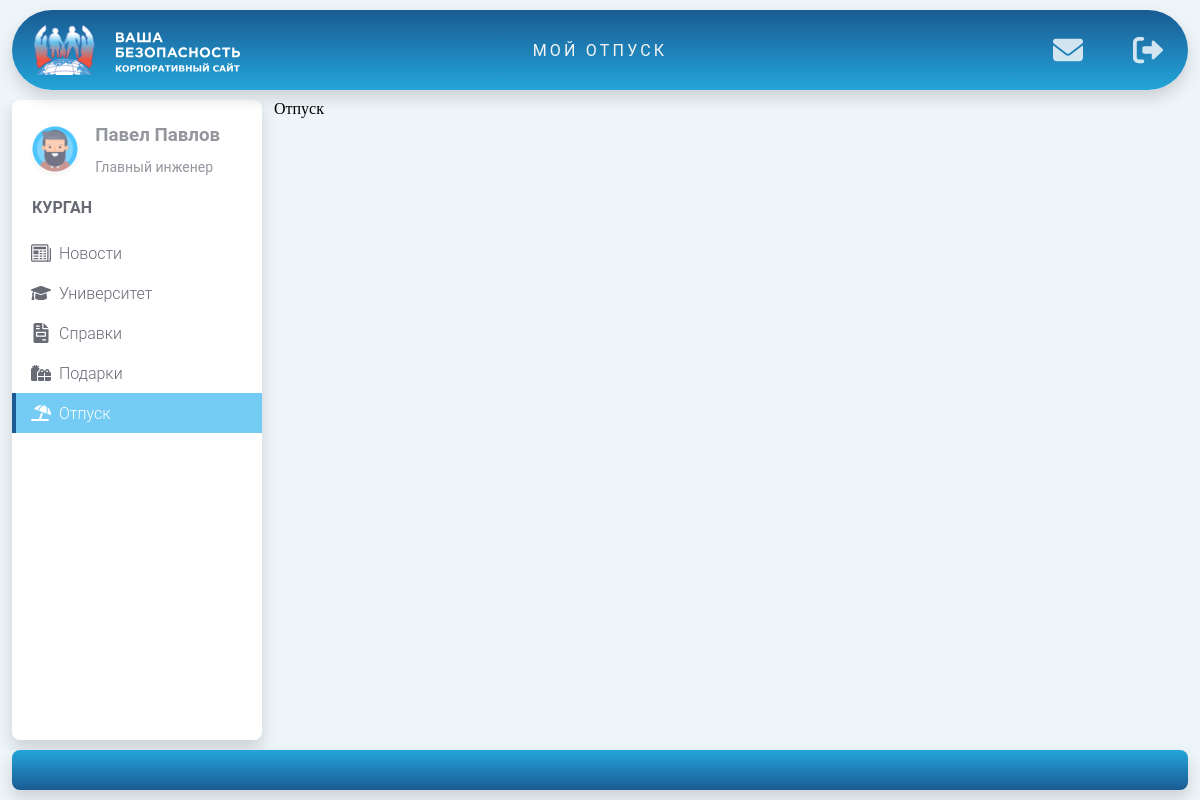
The page /vacation/ (signed in) on the database its author committed.
### users/models.py (models this page shows, shortened)
class Users(AbstractBaseUser, PermissionsMixin):
    name = models.CharField(max_length=150, verbose_name='Имя')
    surname = models.CharField(max_length=150, verbose_name='Фамилия')
    patronymic = models.CharField(max_length=150, verbose_name='Отчество', null=True, blank=True)
    job_title = models.ForeignKey('JobTitles', on_delete=models.PROTECT, related_name='users',
                                  verbose_name='Должность', null=True, blank=True)
    email = models.EmailField(max_length=150, verbose_name='E-mail', unique=True)
    phone_regex = RegexValidator(regex=r"^\+?1?\d{8,15}$")
    phone = models.CharField(validators=[phone_regex], max_length=16, null=True, blank=True,
                             verbose_name='Номер телефона')
    date_of_birth = models.DateField(verbose_name='Дата рождения', null=True, blank=True)
    is_staff = models.BooleanField(default=False, verbose_name='Пользователь базы данных', null=True, blank=True)
    is_active = models.BooleanField(default=True, verbose_name='Активный', null=True, blank=True)
    date_joined = models.DateTimeField(auto_now_add=True, verbose_name='Дата регистрации')
    department = models.ForeignKey('Departments', on_delete=models.PROTECT, related_name='users',
                                   verbose_name='Подразделение', null=True, blank=True)
    avatar = models.ForeignKey('Avatars', on_delete=models.PROTECT, related_name='users',
                               verbose_name='Аватарка', null=True, blank=True)
    is_manager = models.BooleanField(default=False, verbose_name='Руководитель',
                                     help_text='Руководитель сможет заводить новых сотрудников в системе, удалять их из '
                                               'системы, направлять на курсы повышения квалификации')
    is_hr = models.BooleanField(default=False, verbose_name='Кадровый работник',
                                help_text='Нужен хотя-бы один кадровый работник в каждом подразделении, который будет '
                                          'иметь возможность проверять документы остальных сотрудников на '
                                          'правильность заполнения')
    USERNAME_FIELD = 'email'
    REQUIRED_FIELDS = []
    objects = UserManager()
    def __str__(self):
        return f'{self.name} {self.surname}'
    class Meta:
        verbose_name = "Пользователя"
        verbose_name_plural = "Пользователи"

class Avatars(models.Model):
    avatar = models.ImageField(upload_to='avatars/', verbose_name='Аватарки', blank=True, null=True)
    class Meta:
        verbose_name = "Аватарка"
        verbose_name_plural = "Аватарки"

class JobTitles(models.Model):
    job_title = models.CharField(max_length=150, verbose_name='Должность', null=True, blank=True)
    def __str__(self):
        return self.job_title
    class Meta:
        verbose_name = "Должность"
        verbose_name_plural = "Должности"
        ordering = ['job_title']

class Departments(models.Model):
    department = models.CharField(max_length=150, verbose_name='Город', null=True, blank=True)
    def __str__(self):
        return self.department
    class Meta:
        verbose_name = "Подразделение"
        verbose_name_plural = "Подразделения"
        ordering = ['department']

### home/models.py (models this page shows, shortened)
class WebsiteFeatures(models.Model):
    title = models.CharField(max_length=50, verbose_name='Название')
    content = models.CharField(max_length=150, verbose_name='Описание')
    image = models.ImageField(upload_to='features_img/', verbose_name='Изображение')
    is_active = models.BooleanField(default=True, verbose_name='Актуальность')
    slug = models.SlugField(max_length=25, db_index=True, unique=True, verbose_name='URL адрес | Название иконки',
                            help_text='Указывается id иконки, содержащейся в файле static/main/img/sprite.svg. Также это поле используется в качестве слага при указании на URL страницу')
    class Meta:
        verbose_name = "Возможность сайта"
        verbose_name_plural = "Возможности сайта"
        ordering = ['id']

### vacation/views.py (the view)
# urls.py: path('', index, name='gifts'),
@login_required
def index(request):
    context = {'title': 'Мой отпуск', 'menu_selected': 5,
               'menu': WebsiteFeatures.objects.filter(is_active=True)}
    return render(request, 'vacation/index.html', context)

### message/templatetags/message_tags.py (called while the page is built)
@register.inclusion_tag('message/message.html')
def show_messages(user):
    messages = Message.objects.filter(recipient=user, read_at__isnull=True,
                                      recipient_deleted_at__isnull=True).select_related('sender')
    return {'messages': messages, 'messages_count': messages.count()}

### vacation/templates/vacation/index.html
{% extends 'main/index.html' %}
{% block content_detail %}
    <div class="add-news">Отпуск</div>
{% endblock %}

### main/templates/main/index.html (shortened to what this page needs)
{% extends 'main/base.html' %}
{% load message_tags %}
{% load static %}
{% block extra_links %}
    <link rel="stylesheet" href="{% static 'main/css/style_index.css' %}">
{% endblock %}
{% block extra_buttons %}
    {% show_messages request.user %}
{% endblock %}
{% block content %}
    <main class="container">
        <nav class="sidebar">
            <a href="#" class="sidebar-header">
                {% if request.user.avatar %}
                    <img class="avatar" src="{{ request.user.avatar.avatar.url }}" alt="...">
                {% else %}
                    <img class="avatar" src="{% static 'users/img/default_avatar.png' %}" alt="...">
                {% endif %}
                <div class="sidebar-header_title">
                    <h3 class="user-name">{{ request.user }} </h3>
                    <p class="job-title">{{ request.user.job_title }}</p>
                </div>
            </a>
            <span class="division">{{ request.user.department }}</span>
            <ul class="sidebar-items">
                {% for menu_item in menu %}
                    {% if menu_item.pk == menu_selected %}
                        <li class="sidebar-item active">
                            <div class="sidebar-link">
                                <svg class="svg-sidebar">
                                    <use href="{% static 'main/img/sprite.svg' %}#{{ menu_item.slug }}"></use>
                                </svg>
                                <div class="sidebar-text">{{ menu_item.title }}</div>
                            </div>
                        </li>
                    {% else %}
                        <li class="sidebar-item">
                            <a href="{% url menu_item.slug %}" class="sidebar-link">
                                <svg class="svg-sidebar">
                                    <use href="{% static 'main/img/sprite.svg' %}#{{ menu_item.slug }}"></use>
                                </svg>
                                <div class="sidebar-text">{{ menu_item.title }}</div>
                            </a>
                        </li>
                    {% endif %}
                {% endfor %}
            </ul>
        </nav>
        {% block content_detail %}
        {% endblock %}
    </main>
{% endblock %}
{% block footer %}
    <footer class="footer">
        <div class="footer-content"></div>
    </footer>
{% endblock %}

### main/static/main/css/style.css (style rules this page uses)
:root { --color-acept: rgb(244, 73, 43); --color-start: rgb(26, 91, 147); --color-end: rgb(35, 165, 217); --color-middle: rgb(43, 128, 182); --color-gradient: linear-gradient(180deg, var(--color-start) 0%, var(--color-end) 100%); --color-gradient-reverse: linear-gradient(180deg, var(--color-end) 0%, var(--color-start) 100%); --color-text-main: #686a76; --color-background-main: #EEF5F9; --color-background-hover: rgba(0, 0, 0, .2); --shadow: 0 0.5rem 1rem rgba(0, 0, 0, 0.15); --shadow-sm: 0 0.125rem 0.25rem rgba(0, 0, 0, 0.075); }
body, html { padding: 0; margin: 0; background-color: var(--color-background-main); }

### main/static/main/css/style_index.css (style rules this page uses)
.container { margin-top: 100px; width: 100%; display: flex; flex-direction: row; }
.sidebar { color: var(--color-text-main); background: #fff; max-width: 250px; min-width: 250px; max-height: calc(100vh - 160px); min-height: calc(100vh - 160px); overflow: scroll; position: sticky; top: 100px; box-shadow: var(--shadow); margin: 0 1%; border-radius: .5em; }
.sidebar-header { display: flex; align-items: center; padding: 1.5rem 1rem; text-decoration: none; opacity: .7; }
.avatar { display: inline-block; position: relative; width: 3rem; text-align: center; border-radius: 50%; box-shadow: var(--shadow-sm); background: #fff; line-height: 3rem; max-width: 100%; height: auto; margin-left: 0.2rem; }
.sidebar-header_title { margin-left: 1rem; font-family: Roboto, sans-serif; color: var(--color-text-main); }
.user-name { margin-top: 0; margin-bottom: 0.5rem; font-weight: 700; line-height: 1.2; }
.job-title { font-size: 0.875rem; font-weight: 400; margin-bottom: 0; line-height: 1; }
.division { display: flex; font-family: Roboto, sans-serif; text-transform: uppercase; font-weight: 600; color: var(--color-text-main); font-size: 1rem; letter-spacing: 0; padding-left: 20px; }
.sidebar-items { padding-left: 0; list-style: none; }
.sidebar-item.active > .sidebar-link { color: #fff; border-left: 4px solid #1A5B93; background: #74ccf5; }
.sidebar-link { display: flex; position: relative; overflow: hidden; padding: 10px 15px; font-family: Roboto, sans-serif; text-decoration: none; text-overflow: ellipsis; color: inherit; border-left: 4px solid transparent; font-size: 1rem; font-weight: 300; align-items: center; }
.svg-sidebar { width: 20px; height: 20px; vertical-align: text-bottom; color: inherit; fill: currentColor; margin-right: 0.5rem }
.footer { position: fixed; bottom: 0; height: 50px; width: 100%; display: flex; justify-content: center; background-color: #EEF5F9; }
.footer-content { width: 98%; height: 80%; background: var(--color-gradient-reverse); box-shadow: var(--shadow); border-radius: .5em; }

### rows shown on the page
Users: user.avatar.avatar (picture), user "Павел Павлов", user.job_title "Главный инженер", user.department "КУРГАН"
WebsiteFeatures: title "Новости"
WebsiteFeatures: title "Университет"
WebsiteFeatures: title "Справки"
WebsiteFeatures: title "Подарки"
WebsiteFeatures: title "Отпуск"

### other values the page prints
{{ title }} "МОЙ ОТПУСК"
